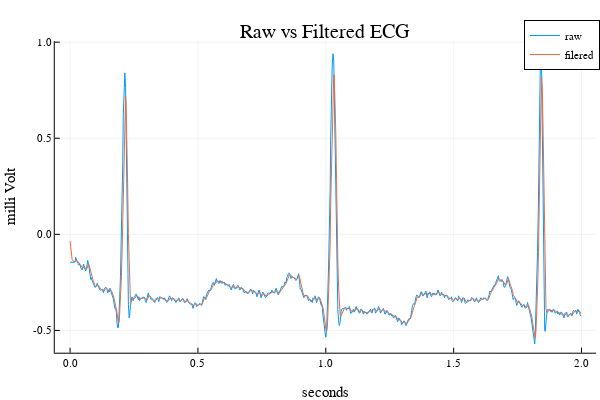

This figure's notebook cell:
### Markdown cell above
5. create a plot of the raw and filtered ECGs to compare them (using [Plots.jl](https://github.com/JuliaPlots/Plots.jl))

### Code cell
plot(ecg[:,1], ecg[:,2], title="Raw vs Filtered ECG", label="raw")
plot!(ecg_filtered[:,1], ecg_filtered[:,2], xlabel="seconds", ylabel="milli Volt", label="filered")

### Figure 1 — Plotly figure (JSON) as saved in the notebook; plotly's stock layout.template omitted (floating-point values rounded to 4 significant figures; data arrays with more than 128 entries replaced by an {"elided": "..."} marker saying what was removed)
{"data": [{"colorbar": {"title": {"text": ""}}, "legendgroup": "raw", "line": {"color": "rgba(0, 154, 250, 1.000)", "dash": "solid", "shape": "linear", "width": 1}, "mode": "lines", "name": "raw", "showlegend": true, "type": "scatter", "x": {"elided": "720 float values"}, "xaxis": "x", "y": {"elided": "720 float values"}, "yaxis": "y", "zmax": null, "zmin": null}, {"colorbar": {"title": {"text": ""}}, "legendgroup": "filered", "line": {"color": "rgba(227, 111, 71, 1.000)", "dash": "solid", "shape": "linear", "width": 1}, "mode": "lines", "name": "filered", "showlegend": true, "type": "scatter", "x": {"elided": "720 float values"}, "xaxis": "x", "y": {"elided": "720 float values"}, "yaxis": "y", "zmax": null, "zmin": null}], "layout": {"annotations": [{"font": {"color": "rgba(0, 0, 0, 1)", "family": "sans-serif", "size": 20}, "rotation": 0, "showarrow": false, "text": "Raw vs Filtered ECG", "x": 0.5424, "xanchor": "center", "xref": "paper", "y": 1, "yanchor": "top", "yref": "paper"}], "height": 400, "legend": {"bgcolor": "rgba(255, 255, 255, 1.000)", "bordercolor": "rgba(0, 0, 0, 1)", "borderwidth": 1, "font": {"color": "rgba(0, 0, 0, 1)", "family": "sans-serif", "size": 11}, "title": {"font": {"color": "rgba(0, 0, 0, 1)", "family": "sans-serif", "size": 15}, "text": ""}, "tracegroupgap": 0, "traceorder": "normal", "x": 1, "xanchor": "auto", "y": 1, "yanchor": "auto"}, "margin": {"b": 20, "l": 0, "r": 0, "t": 20}, "paper_bgcolor": "rgba(255, 255, 255, 1.000)", "plot_bgcolor": "rgba(255, 255, 255, 1.000)", "showlegend": true, "width": 600, "xaxis": {"anchor": "y", "domain": [0.09128, 0.9934], "gridcolor": "rgba(0, 0, 0, 0.1)", "gridwidth": 0.5, "linecolor": "rgba(0, 0, 0, 1)", "mirror": false, "range": [-0.05991, 2.057], "showgrid": true, "showline": true, "showticklabels": true, "tickangle": 0, "tickcolor": "rgb(0, 0, 0)", "tickfont": {"color": "rgba(0, 0, 0, 1)", "family": "sans-serif", "size": 11}, "tickmode": "array", "ticks": "inside", "ticktext": ["0.0", "0.5", "1.0", "1.5", "2.0"], "tickvals": [0, 0.5, 1, 1.5, 2], "title": {"font": {"color": "rgba(0, 0, 0, 1)", "family": "sans-serif", "size": 15}, "text": "seconds"}, "type": "linear", "visible": true, "zeroline": false, "zerolinecolor": "rgba(0, 0, 0, 1)"}, "yaxis": {"anchor": "x", "domain": [0.07581, 0.9415], "gridcolor": "rgba(0, 0, 0, 0.1)", "gridwidth": 0.5, "linecolor": "rgba(0, 0, 0, 1)", "mirror": false, "range": [-0.6159, 1.006], "showgrid": true, "showline": true, "showticklabels": true, "tickangle": 0, "tickcolor": "rgb(0, 0, 0)", "tickfont": {"color": "rgba(0, 0, 0, 1)", "family": "sans-serif", "size": 11}, "tickmode": "array", "ticks": "inside", "ticktext": ["-0.5", "0.0", "0.5", "1.0"], "tickvals": [-0.5, 0, 0.5, 1], "title": {"font": {"color": "rgba(0, 0, 0, 1)", "family": "sans-serif", "size": 15}, "text": "milli Volt"}, "type": "linear", "visible": true, "zeroline": false, "zerolinecolor": "rgba(0, 0, 0, 1)"}}}
